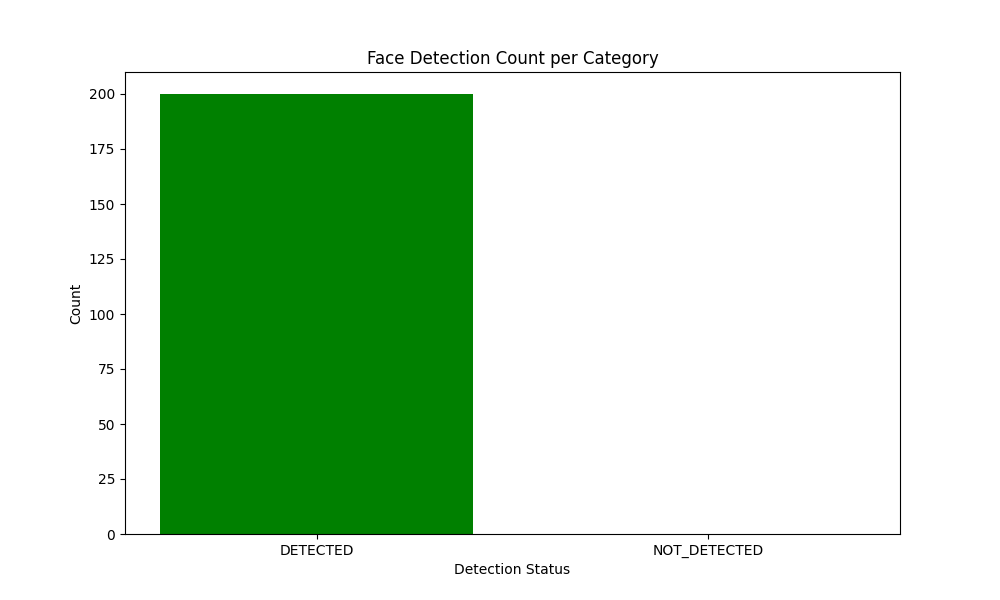

Source code (Python):
import cv2
import mediapipe as mp
import numpy as np
import matplotlib.pyplot as plt

# Initialize MediaPipe Face Detection
mp_face_detection = mp.solutions.face_detection
mp_drawing = mp.solutions.drawing_utils

# Variables to track detections
detection_counts = {
    "DETECTED": 0,
    "NOT_DETECTED": 0
}

# List to store detection status at each timestamp
detection_array = []

# Load video from file
video_path = '/home/cmanas03/Desktop/Nimhans/try.webm'  
cap = cv2.VideoCapture(video_path)

# Initialize the Face Detection model
with mp_face_detection.FaceDetection(min_detection_confidence=0.5) as face_detection:
    while cap.isOpened():
        ret, frame = cap.read()
        if not ret:
            print("End of video or failed to capture frame.")
            break

        # Convert the image from BGR to RGB (MediaPipe expects RGB)
        rgb_frame = cv2.cvtColor(frame, cv2.COLOR_BGR2RGB)

        # Perform face detection
        results = face_detection.process(rgb_frame)

        # Check for detections and classify
        if results.detections:
            detection_counts["DETECTED"] += 1
            detection_array.append([1, 0])  # 1 for "Detected", 0 for "Not Detected"
            # Draw face detection annotations on the image
            for detection in results.detections:
                mp_drawing.draw_detection(frame, detection)
        else:
            detection_counts["NOT_DETECTED"] += 1
            detection_array.append([0, 1])  # 0 for "Detected", 1 for "Not Detected"

        # Display the output
        cv2.imshow('MediaPipe Face Detection', frame)

        # Break loop on pressing 'Esc'
        if cv2.waitKey(5) & 0xFF == 27:
            break

# Release the video capture and close all OpenCV windows
cap.release()
cv2.destroyAllWindows()

# Convert the detection list to a NumPy array
detection_array = np.array(detection_array)

# Plotting the results
categories = list(detection_counts.keys())
counts = list(detection_counts.values())

plt.figure(figsize=(10, 6))
plt.bar(categories, counts, color=['green', 'red'])
plt.xlabel("Detection Status")
plt.ylabel("Count")
plt.title("Face Detection Count per Category")
plt.show()

# Print the numpy array with detections at each timestamp
print("Detection Array:\n", detection_array)
